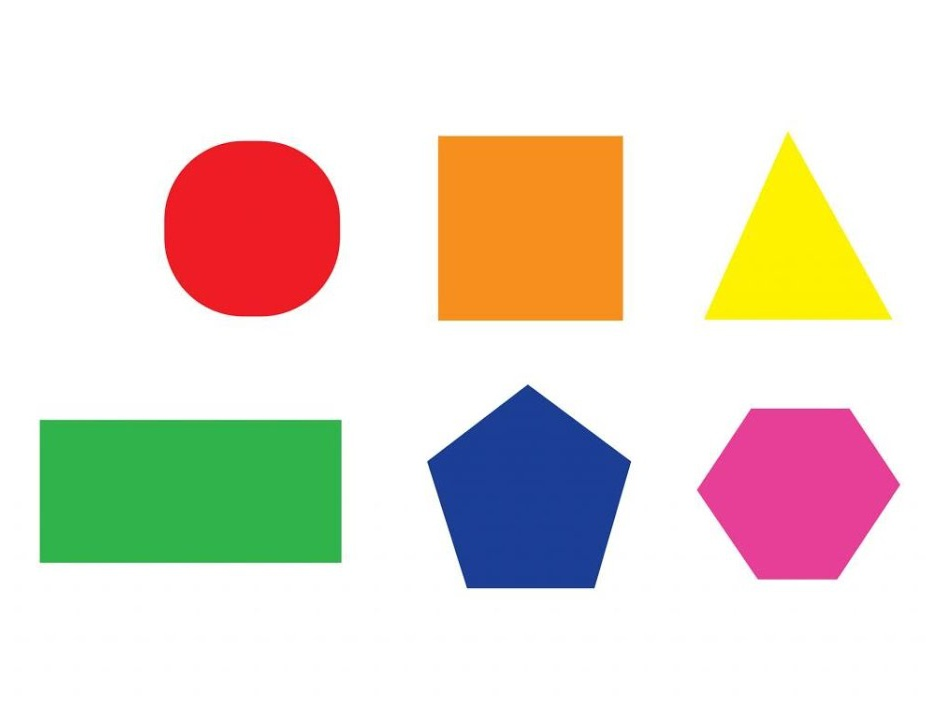
#> input picture LineDetection/geometry.jpg, 940 x 720 px
$ python line_detection.py
#> lines starting #> are read from the running program, lines starting #| are printed output that depends on the picture; after the words box and inside, x2 and y2 are one past the last pixel; in counts of white or black regions, pixels touching at a corner belong together
import cv2
import numpy as np
import matplotlib.pyplot as plt
import math
def hough(img, rho=1, theta=np.pi/180, threshold=100):
    img_height, img_width = img.shape[:2]
    diagonal_length = int(math.sqrt(img_height*img_height + img_width*img_width))
    num_rho = int(diagonal_length / rho)
    num_theta = int(np.pi / theta)

    thetas = np.arange(0,np.pi,theta)
    num_theta = len(thetas)

    sin_thetas = np.sin(thetas)
    cos_thetas = np.cos(thetas)

    edge_points = np.argwhere(img!=0)
    all_rhos_values = np.matmul(edge_points, np.array([sin_thetas,cos_thetas]))
    A = np.zeros((num_rho*2 + 1, num_theta))
    for i in range(len(all_rhos_values)):
        for j,rho_value in enumerate(all_rhos_values[i]):
            A[int(round(rho_value))+num_rho, j] += 1
    # line_idx = np.where(edge_matrix > threshold)
    idxs = np.where(A > threshold)
    rho_values = idxs[0] - num_rho
    theta_values = np.deg2rad(idxs[1])
    return rho_values, theta_values
if __name__ == '__main__':
    im = cv2.imread('geometry.jpg')
#> im is the input picture: shape (720, 940, 3); mean B, G, R 208.7, 220.1, 229.8
    edges = cv2.Canny(im,100,100)
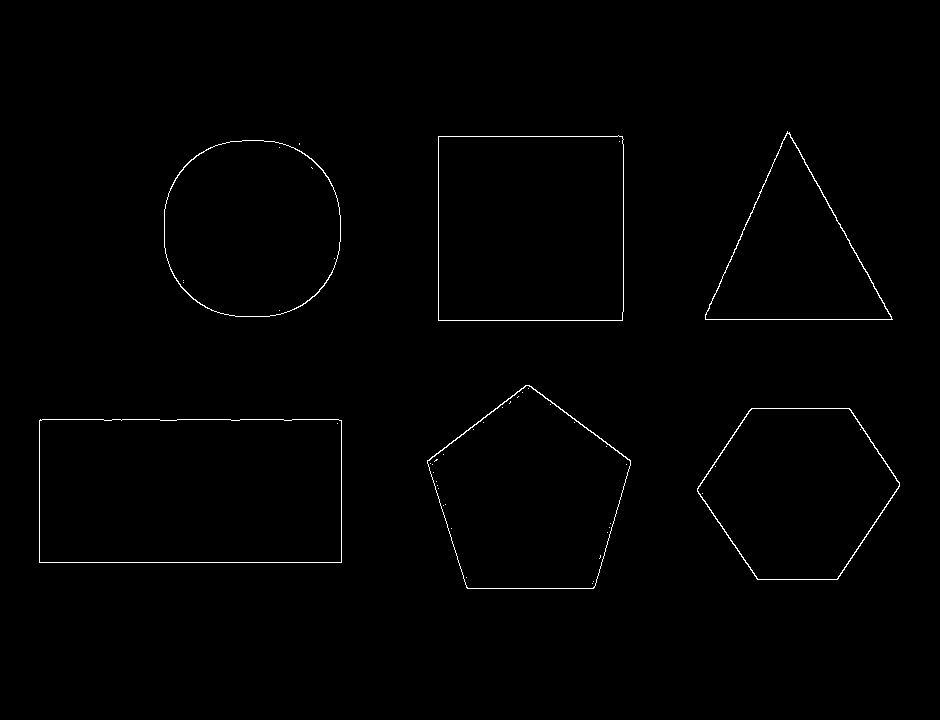
#> edges: shape (720, 940); 0.67% white in thin lines or dots, all inside (x1, y1, x2, y2) = (39, 131, 900, 589)
    rho_values, theta_values = hough(edges, rho=1, theta=np.pi/180, threshold=100)
#> in hough, `edge_points = np.argwhere(img!=0)`: edge_points = 4529 pairs, first value 131 to 588, second value 39 to 899
#> in hough, `all_rhos_values = np.matmul(edge_points, np.array([sin_thetas,cos_thet..`:
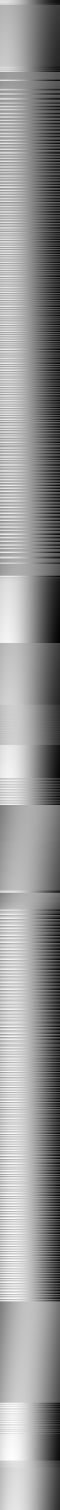
#> all_rhos_values: shape (4529, 180) float64 (shown at 1/3 size); min -890.5, max 1022, mean 238.8; drawn with min black and max white
#> after the loop in hough, `for i in range(len(all_rhos_values)):`:
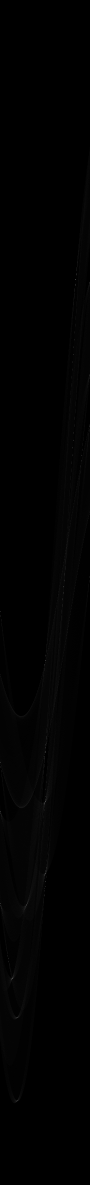
#> A: shape (2369, 180) float64 (shown at 1/2 size); min 0, max 308, mean 1.9; drawn with min black and max white
#> in hough, `idxs = np.where(A > threshold)`: idxs = 21 positions, rows 558 to 2201, columns 0 to 151
#> in hough, `rho_values = idxs[0] - num_rho`: rho_values = 21 values from -626 to 1017
#> in hough, `theta_values = np.deg2rad(idxs[1])`: theta_values = 21 values, max 2.64 at index 0, min 0 at index 4, mean 1.2
#> rho_values = 21 values from -626 to 1017
    for rho, theta in zip(rho_values, theta_values):
        a = np.cos(theta)
        b = np.sin(theta)
        x0 = a*rho
        y0 = b*rho
        x1 = int(x0 + 1000*(-b))
        y1 = int(y0 + 1000*(a))
        x2 = int(x0 - 1000*(-b))
        y2 = int(y0 - 1000*(a))
        cv2.line(im,(x1,y1),(x2,y2),(0,0,255),2)
#> this loop made 21 passes
#> (rho, theta, a, b, x0, y0, x1, y1) on passes 1 to 12: (-626, 2.64, -0.875, 0.485, 547.5, -303.5, 62, -1178), (-625, 2.64, -0.875, 0.485, 546.6, -303, 61, -1177), (-304, 2.55, -0.829, 0.559, 252, -170, -307, -999), (-11, 2.22, -0.602, 0.799, 6.62, -8.78, -792, -610), (39, 0, 1, 0, 39, 0, 39, 1000), (136, 1.57, 6.12e-17, 1, 8.33e-15, 136, -1000, 136), (319, 1.57, 6.12e-17, 1, 1.95e-14, 319, -1000, 319), (320, 1.57, 6.12e-17, 1, 1.96e-14, 320, -1000, 320), (341, 0, 1, 0, 341, 0, 341, 1000), (408, 1.57, 6.12e-17, 1, 2.5e-14, 408, -1000, 408), (419, 1.57, 6.12e-17, 1, 2.57e-14, 419, -1000, 419), (422, 1.55, 0.0175, 1, 7.36, 421.9, -992, 439)
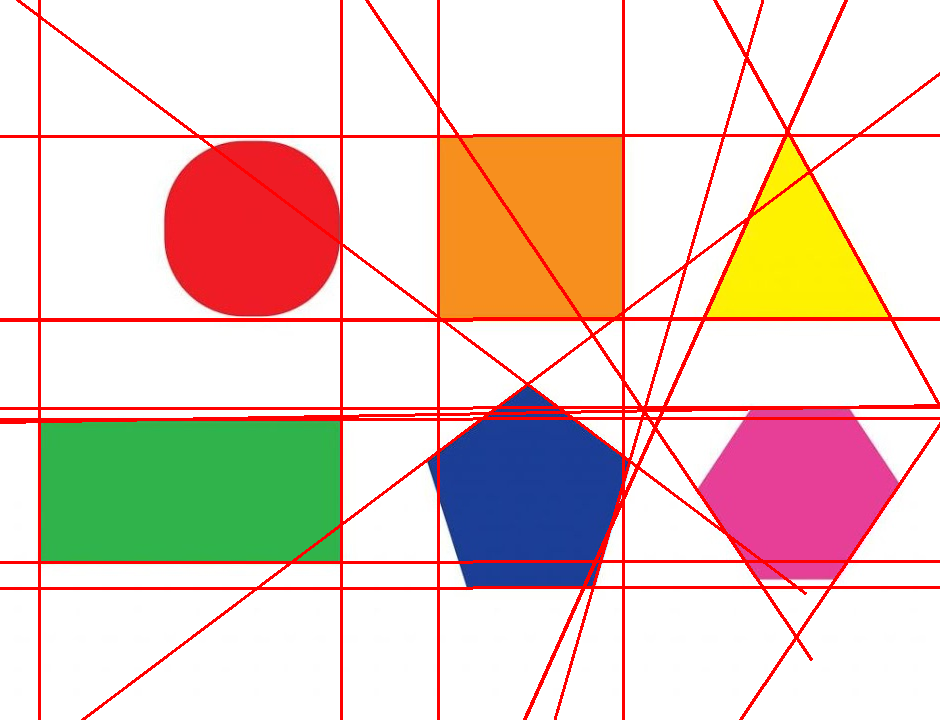
#> im: shape (720, 940, 3); 6.48% of pixels changed, all inside (x1, y1, x2, y2) = (0, 0, 940, 720)
    # print(detected_lines.shape)
    cv2.imshow('line detection', im)
    cv2.waitKey(0)
